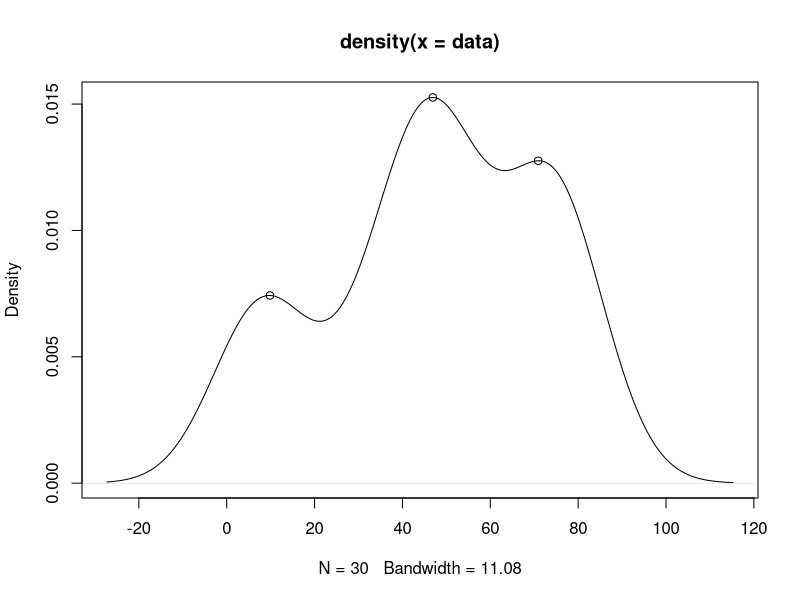

The R script that drew this image:
# Source: https://stackoverflow.com/questions/68618852/r-how-to-get-values-related-to-last-peak-of-density-plot

data <- c(11,35,35,35,6,75,49,74,82,49,
          75,8,74,37,73,7,47,47,72,48,
          46,9,73,49,73,51,50,9,73,47)

d <- density(data)
peaks <- NULL
for (i in 2:(length(d$y)-1)) {
  if (d$y[i-1] <= d$y[i] & d$y[i] >= d$y[i+1]) {
    peaks <- cbind(peaks, c(d$x[i], d$y[i]))
  }
}
peaks
# result:
# each column is a peak point
#          [,1]        [,2]        [,3]
#[1,] 9.8433702 46.92771112 70.90705938
#[2,] 0.0074287  0.01527099  0.01276465

# show the peak in a graph
plot(d)
points(peaks[1,], peaks[2,])

# third peak, if any
peaks[,3]
#[1] 70.90705938  0.01276465
# you can use this elsewhere you want for further analysis
